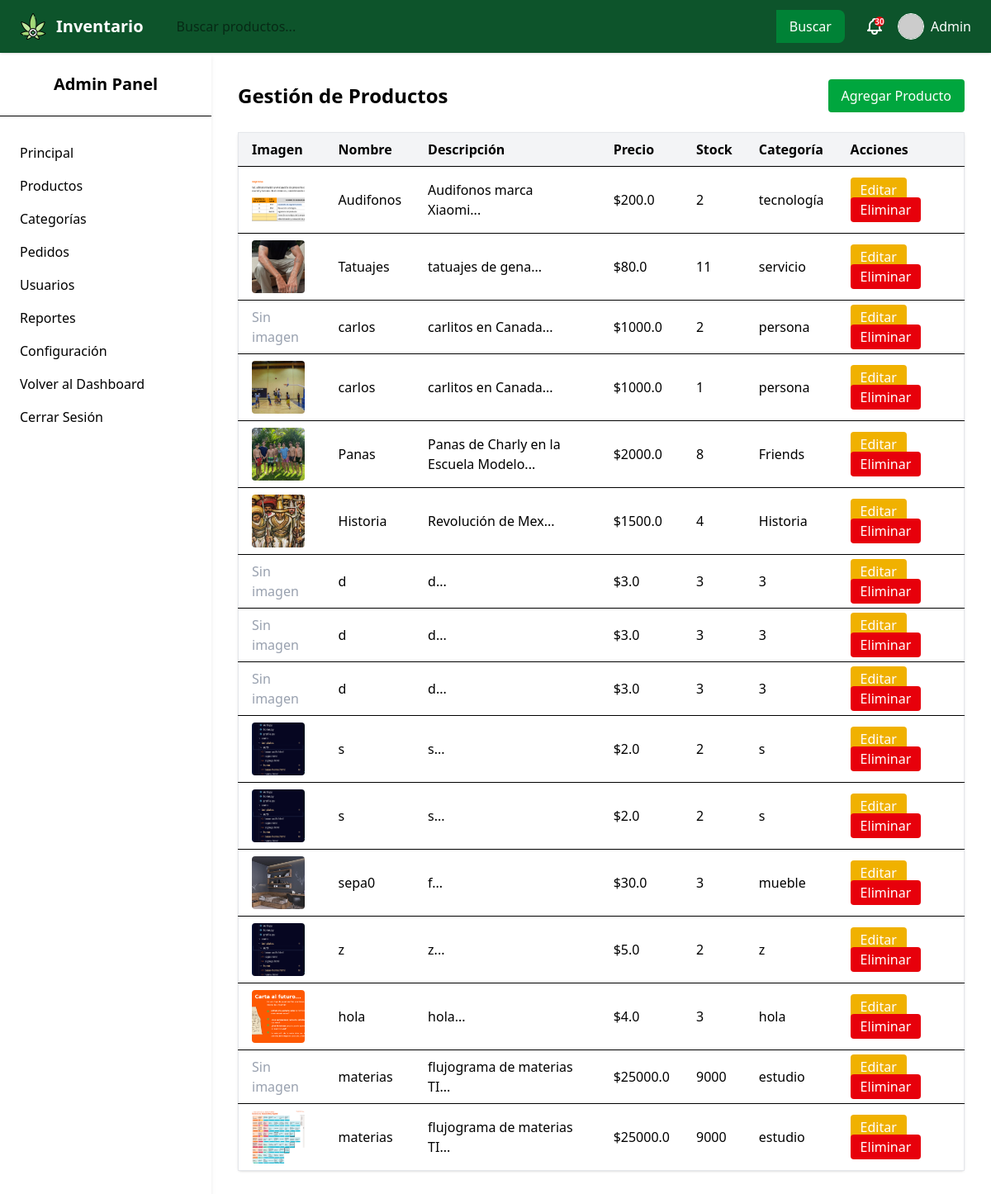
Before: /inventory/products_inventory with the older database file.
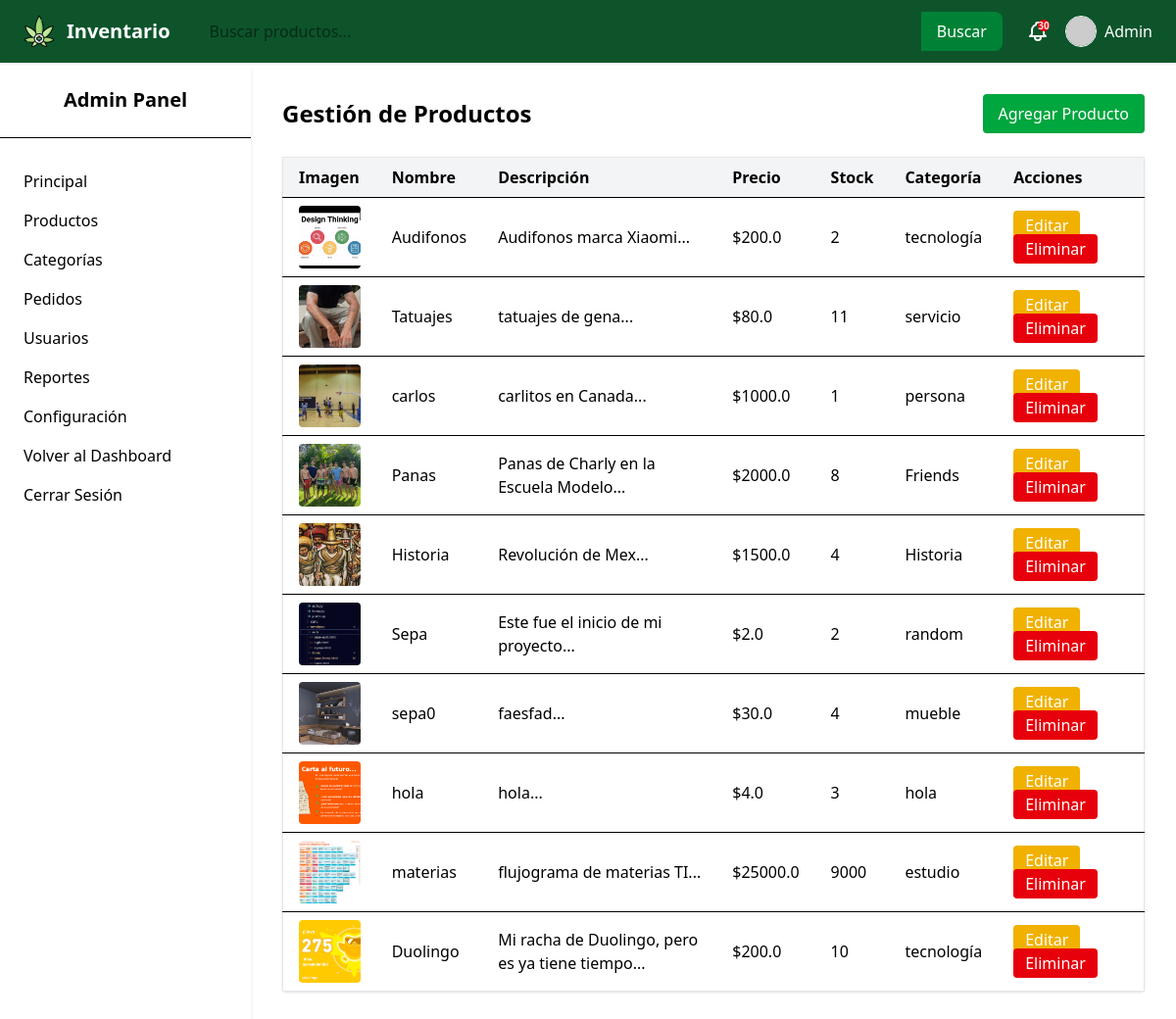
After: the same page with the newer database file.
### app/models.py (models this page shows)
class Product(UserMixin, db.Model):
  __tablename__ = 'products'
  id = db.Column(db.Integer, primary_key=True)
  name = db.Column(db.String(100), nullable=False)
  description = db.Column(db.Text)
  price = db.Column(db.Float, nullable=False)
  stock = db.Column(db.Integer, default=0)
  category = db.Column(db.String(50))
  image = db.Column(db.String(200))  # URL or path to the image
  cart_items = db.relationship('CartItem', back_populates='product', lazy=True)

### app/routes/inventory.py (the view)
@inventory_bp.route('/products_inventory')
def products_inventory():
    products = Product.query.all()
    return render_template('products_inventory.html', products=products)

### app/templates/inventory/products_inventory.html
{% extends "base-inventory.html" %}
{% block content %}
  <div class="flex justify-between items-center mb-6">
    <h2 class="text-2xl font-bold">Gestión de Productos</h2>
    <a href="{{ url_for('inventory.add_product') }}"
       class="px-4 py-2 bg-green-600 text-white rounded hover:bg-green-700">Agregar Producto</a>
  </div>
  {% if products %}
    <table class="w-full border border-gray-200 shadow rounded bg-white">
      <thead class="bg-gray-100">
        <tr>
          <th class="px-4 py-2 text-left">Imagen</th>
          <th class="px-4 py-2 text-left">Nombre</th>
          <th class="px-4 py-2 text-left">Descripción</th>
          <th class="px-4 py-2 text-left">Precio</th>
          <th class="px-4 py-2 text-left">Stock</th>
          <th class="px-4 py-2 text-left">Categoría</th>
          <th class="px-4 py-2 text-left">Acciones</th>
        </tr>
      </thead>
      <tbody>
        {% for product in products %}
        <tr class="border-t hover:bg-gray-50">
          <td class="px-4 py-2">
            {% if product.image %}
              <img src="{{ url_for('static', filename='uploads/' ~ product.image) }}"
                   class="w-16 h-16 object-cover rounded">
            {% else %}
              <span class="text-gray-400">Sin imagen</span>
            {% endif %}
          </td>
          <td class="px-4 py-2">{{ product.name }}</td>
          <td class="px-4 py-2">{{ product.description[:50] }}...</td>
          <td class="px-4 py-2">${{ product.price }}</td>
          <td class="px-4 py-2">{{ product.stock }}</td>
          <td class="px-4 py-2">{{ product.category }}</td>
          <td class="px-4 py-2">
            <a href="{{ url_for('inventory.edit_product', id=product.id) }}"
               class="px-3 py-1 bg-yellow-500 text-white rounded hover:bg-yellow-600">Editar</a>
            <a href="{{ url_for('inventory.delete_product', id=product.id) }}"
               class="px-3 py-1 bg-red-600 text-white rounded hover:bg-red-700"
               onclick="return confirm('¿Seguro que deseas eliminar este producto?')">Eliminar</a>
          </td>
        </tr>
        {% endfor %}
      </tbody>
    </table>
  {% else %}
    <p class="text-gray-500">No hay productos registrados.</p>
  {% endif %}
{% endblock %}

Changed rows visible on the page:
removed Product: shows "Sin imagen", name "carlos", description "carlitos en Canada", price "1000.0", stock "2", category "persona"
removed Product: shows "Sin imagen", name "d", description "d", price "3.0", stock "3", category "3"
removed Product: shows "Sin imagen", name "d", description "d", price "3.0", stock "3", category "3"
removed Product: shows "Sin imagen", name "d", description "d", price "3.0", stock "3", category "3"
removed Product: image (picture), name "s", description "s", price "2.0", stock "2", category "s"
removed Product: image (picture), name "z", description "z", price "5.0", stock "2", category "z"
removed Product: shows "Sin imagen", name "materias", description "flujograma de materias TI", price "25000.0", stock "9000", category "estudio"
changed Product "Audifonos": image: a different picture
changed Product: name "s" → "Sepa"; description "s" → "Este fue el inicio de mi proyecto"; category "s" → "random"
changed Product "sepa0": description "f" → "faesfad"; stock "3" → "4"
added Product: image (picture), name "Duolingo", description "Mi racha de Duolingo, pero es ya tiene tiempo", price "200.0", stock "10", category "tecnología"
